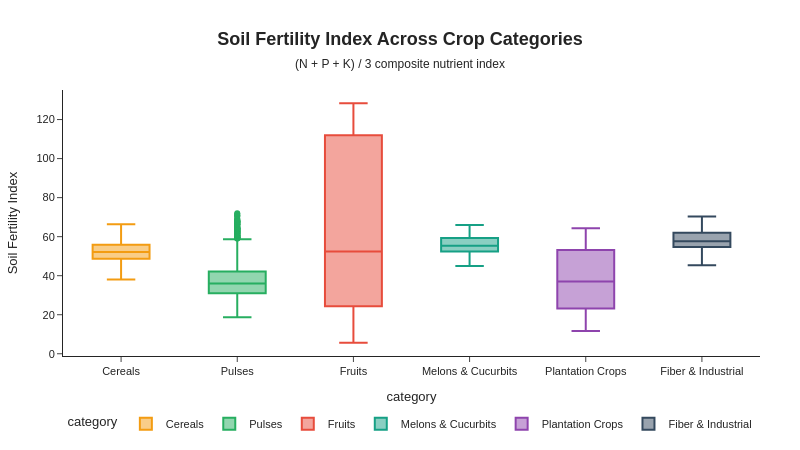

The notebook cell saved with this chart:
### Markdown cell above
#### Soil Fertility Index

### Code cell
# Derived composite nutrient index: SFI = (N + P + K) / 3
df['soil_fertility_index'] = (df['N'] + df['P'] + df['K']) / 3
df_derived = df.copy()

fig = px.box(
    df_derived, x='category', y='soil_fertility_index',
    color='category', color_discrete_map=CAT_COLORS,
    template='simple_white',
    labels={'soil_fertility_index': 'Soil Fertility Index'},
    height=450, width=800
)

fig.update_layout(
    title=dict(
        text=(
            "<b>Soil Fertility Index Across Crop Categories</b><br>"
            "<span style='font-size:12px'>(N + P + K) / 3 composite nutrient index</span>"
        ),
        x=0.5, xanchor='center', font=dict(size=18, family='Arial')
    ),
    font=dict(family='Arial', size=11),
    legend=dict(orientation='h', x=0.5, y=-0.2, xanchor='center'),
    margin=dict(l=60, r=40, t=90, b=80)
)
fig.show()

### Figure 1 — Plotly figure (JSON) as saved in the notebook; plotly's stock layout.template omitted (floating-point values rounded to 4 significant figures; data arrays with more than 128 entries replaced by an {"elided": "..."} marker saying what was removed)
{"data": [{"alignmentgroup": "True", "hovertemplate": "category=%{x}<br>Soil Fertility Index=%{y}<extra></extra>", "legendgroup": "Cereals", "marker": {"color": "#F39C12"}, "name": "Cereals", "notched": false, "offsetgroup": "Cereals", "orientation": "v", "showlegend": true, "type": "box", "x": {"elided": "200 str values"}, "x0": " ", "xaxis": "x", "y": {"elided": "200 float values"}, "y0": " ", "yaxis": "y"}, {"alignmentgroup": "True", "hovertemplate": "category=%{x}<br>Soil Fertility Index=%{y}<extra></extra>", "legendgroup": "Pulses", "marker": {"color": "#27AE60"}, "name": "Pulses", "notched": false, "offsetgroup": "Pulses", "orientation": "v", "showlegend": true, "type": "box", "x": {"elided": "700 str values"}, "x0": " ", "xaxis": "x", "y": {"elided": "700 float values"}, "y0": " ", "yaxis": "y"}, {"alignmentgroup": "True", "hovertemplate": "category=%{x}<br>Soil Fertility Index=%{y}<extra></extra>", "legendgroup": "Fruits", "marker": {"color": "#E74C3C"}, "name": "Fruits", "notched": false, "offsetgroup": "Fruits", "orientation": "v", "showlegend": true, "type": "box", "x": {"elided": "700 str values"}, "x0": " ", "xaxis": "x", "y": {"elided": "700 float values"}, "y0": " ", "yaxis": "y"}, {"alignmentgroup": "True", "hovertemplate": "category=%{x}<br>Soil Fertility Index=%{y}<extra></extra>", "legendgroup": "Melons & Cucurbits", "marker": {"color": "#16A085"}, "name": "Melons & Cucurbits", "notched": false, "offsetgroup": "Melons & Cucurbits", "orientation": "v", "showlegend": true, "type": "box", "x": {"elided": "200 str values"}, "x0": " ", "xaxis": "x", "y": {"elided": "200 float values"}, "y0": " ", "yaxis": "y"}, {"alignmentgroup": "True", "hovertemplate": "category=%{x}<br>Soil Fertility Index=%{y}<extra></extra>", "legendgroup": "Plantation Crops", "marker": {"color": "#8E44AD"}, "name": "Plantation Crops", "notched": false, "offsetgroup": "Plantation Crops", "orientation": "v", "showlegend": true, "type": "box", "x": {"elided": "200 str values"}, "x0": " ", "xaxis": "x", "y": {"elided": "200 float values"}, "y0": " ", "yaxis": "y"}, {"alignmentgroup": "True", "hovertemplate": "category=%{x}<br>Soil Fertility Index=%{y}<extra></extra>", "legendgroup": "Fiber & Industrial", "marker": {"color": "#34495E"}, "name": "Fiber & Industrial", "notched": false, "offsetgroup": "Fiber & Industrial", "orientation": "v", "showlegend": true, "type": "box", "x": {"elided": "200 str values"}, "x0": " ", "xaxis": "x", "y": {"elided": "200 float values"}, "y0": " ", "yaxis": "y"}], "layout": {"boxmode": "overlay", "font": {"family": "Arial", "size": 11}, "height": 450, "legend": {"orientation": "h", "title": {"text": "category"}, "tracegroupgap": 0, "x": 0.5, "xanchor": "center", "y": -0.2}, "margin": {"b": 80, "l": 60, "r": 40, "t": 90}, "title": {"font": {"family": "Arial", "size": 18}, "text": "<b>Soil Fertility Index Across Crop Categories</b><br><span style='font-size:12px'>(N + P + K) / 3 composite nutrient index</span>", "x": 0.5, "xanchor": "center"}, "width": 800, "xaxis": {"anchor": "y", "categoryarray": ["Cereals", "Pulses", "Fruits", "Melons & Cucurbits", "Plantation Crops", "Fiber & Industrial"], "categoryorder": "array", "domain": [0, 1], "title": {"text": "category"}}, "yaxis": {"anchor": "x", "domain": [0, 1], "title": {"text": "Soil Fertility Index"}}}}
